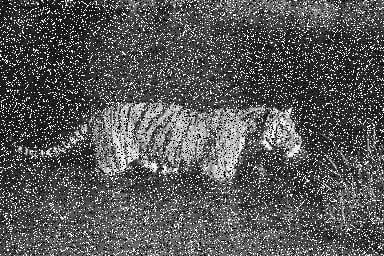
#> input picture data/tiger-salt-pepper.png, 384 x 256 px
$ python blurr.py
#> lines starting #> are read from the running program, lines starting #| are printed output that depends on the picture
import os
import cv2

img = cv2.imread(os.path.join('.', 'data', 'tiger-salt-pepper.png'))
#> img is the input picture: shape (256, 384, 3); min 0, max 255, mean 86.6

k_size = 7 #larger the number the bigger the average (strong the blur)
img_blur = cv2.blur(img, (k_size, k_size))
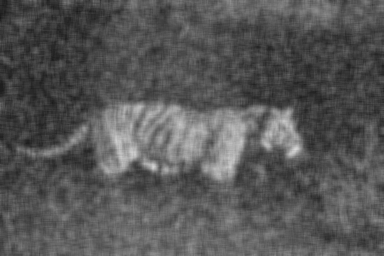
#> img_blur: shape (256, 384, 3); min 25, max 217, mean 86.6
img_guassian = cv2.GaussianBlur(img, (k_size, k_size), 5)
img_median = cv2.medianBlur(img, k_size)
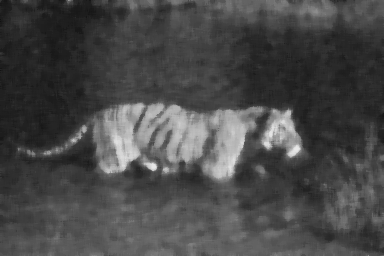
#> img_median: shape (256, 384, 3); min 17, max 232, mean 72.6

cv2.imshow('img', img)
cv2.imshow('img_blur', img_blur)
cv2.imshow('img_gussian', img_guassian)
cv2.imshow('img_median', img_median)

cv2.waitKey(0)
cv2.destroyAllWindows()
